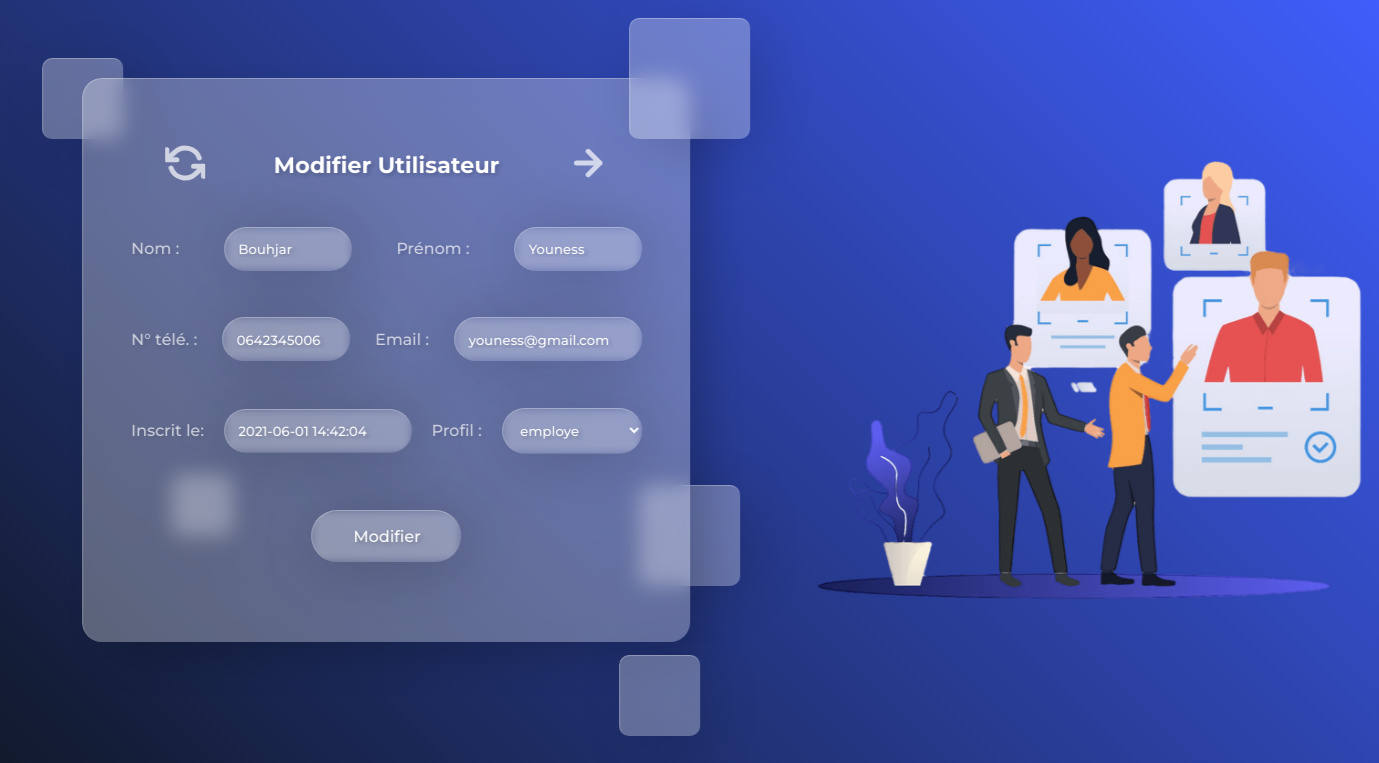
Screenshot of /Personne/modifierUtilisateur.php?id-utilisateur=2 with the database file from the repository.
### tables this page shows
CREATE TABLE `utilisateurs` (
  `ID_UTILISATEUR` int(11) NOT NULL,
  `ID_PROFIL` int(11) NOT NULL,
  `NOM` varchar(30) DEFAULT NULL,
  `PRENOM` varchar(30) DEFAULT NULL,
  `TELEPHONE` varchar(30) DEFAULT NULL,
  `EMAIL` varchar(40) DEFAULT NULL,
  `MOT_DE_PASSE` varchar(255) DEFAULT NULL,
  `DATE_INSCRIPTION` timestamp NOT NULL DEFAULT current_timestamp()
);

CREATE TABLE `profils` (
  `ID_PROFIL` int(11) NOT NULL,
  `NOM_PROFILE` varchar(30) DEFAULT NULL
);

### Personne/modifierUtilisateur.php (the view, shortened to what this page needs)
<!DOCTYPE html>
<html lang="en">
<head>
  <link rel="stylesheet" href="../css/modifierUtilisateur.css">
</head>
<body>
  <?php
            require_once "cbd.php";
            if(isset($_GET['id-utilisateur'])){
            $id_utilisateur = $_GET['id-utilisateur'];
            }
            $SelectUser = "SELECT * FROM utilisateurs WHERE ID_UTILISATEUR = '$id_utilisateur'";
            $userInfos= mysqli_query($conn,$SelectUser);
            $user = mysqli_fetch_array($userInfos);
            $id_profil = $user['ID_PROFIL'];
            $SelectProfil = "SELECT * FROM profils WHERE ID_PROFIL = '$id_profil'";
            $profilInfos= mysqli_query($conn,$SelectProfil);
            $profil = mysqli_fetch_array($profilInfos);
            ?>
  <div class="container">
    <form action="modifierUtilisateur.php" method="post" enctype="multipart/form-data">
      <p class="title">
      <a href="modifierUtilisateur.php">
      </a>
      <span>Modifier Utilisateur</span>
      <a href="pharmacien.php">
      <svg xmlns="http://www.w3.org/2000/svg" viewBox="0 0 24 24" fill="none" stroke="currentColor" stroke-width="3" stroke-linecap="round" stroke-linejoin="round" class="feather feather-arrow-right"><line x1="5" y1="12" x2="19" y2="12"></line><polyline points="12 5 19 12 12 19"></polyline></svg>
      </a>
    </p>
        <div class="infos__spaceB">
        <span>Nom :</span>
        <input class="mini__input" type="text" name="nom" placeholder="Nom"
          value="<?php echo $user['NOM']; ?>">
        <span class="margin-left">Prénom :</span>
        <input class="mini__input" type="text" name="prenom" placeholder="Prénom"
          value="<?php echo $user['PRENOM']; ?>">
          </div>
        <div class="infos__spaceB">
        <span>N° télé. :</span>
        <input class="mini__input" type="text" name="tele" placeholder="N° téléphone"
          value="<?php echo $user['TELEPHONE']; ?>">
        <span class="margin-left">Email :</span>
        <input class="priceInput" type="text" name="email" placeholder="Email"
          value="<?php echo $user['EMAIL']; ?>">
          </div>
        <div class="infos__spaceB">
        <span>Inscrit le:</span>
        <input class="priceInput" type="text" name="date" placeholder="D. d'inscription"
          value="<?php echo $user['DATE_INSCRIPTION']; ?>">
        <span class="margin-left">Profil :</span>
        <select name="profil">
          <option value="<?php echo $profil['ID_PROFIL'] ?>"><?php echo $profil['NOM_PROFILE'] ?></option>
        </select>
          </div>
          <input type="submit" name="modifier" value="Modifier"><br>
      <img src="../images/editProfils.jpg" alt="Produit">
    </form>
    <div class="drops">
      <div class="drop drop-1"></div>
      <div class="drop drop-2"></div>
      <div class="drop drop-4"></div>
      <div class="drop drop-5"></div>
    </div>
  </div>
</body>
</html>

### css/modifierUtilisateur.css (style rules this page uses)
body { background: linear-gradient(45deg, #101827, #3f5efb); font-family: "Montserrat", sans-serif; overflow-x: hidden; height: 100vh; }
.container { margin: 70px 0; position: absolute; transform: translate(-50%); display: flex; align-items: center; left: 28%; padding-bottom: 8vh; }
form { background: rgba(255, 255, 255, 0.3); border-radius: 20px; border-left: 1px solid rgba(255, 255, 255, 0.3); border-top: 1px solid rgba(255, 255, 255, 0.3); -webkit-backdrop-filter: blur(10px); backdrop-filter: blur(10px); box-shadow: 20px 20px 40px -6px rgba(0, 0, 0, 0.2); text-align: center; position: relative; transition: all 0.2s ease-in-out; padding: 3em; }
form .title span, form .input__title, form span { font-weight: 500; color: #fff; opacity: 0.7; font-size: 1.4rem; margin-top: 0; margin-bottom: 30px; text-shadow: 2px 2px 4px rgba(0, 0, 0, 0.2); }
form .title { color: #fff; display: flex; align-items: center; justify-content: space-around; margin-bottom: 40px; }
form .title span { margin: 0; font-size: 1.4rem; font-weight: bold; opacity: 1; display: flex; align-items: center; }
form .title a { text-decoration: none; color: white; cursor: pointer; }
form .title a svg { width: 40px; height: 40px; transform: scale(1); opacity: 0.7; transition: all 200ms ease-in-out; }
form input, form select, form textarea, form label { background: transparent; width: 450px; padding: 1em; margin-bottom: 2em; border: none; border-left: 1px solid rgba(255, 255, 255, 0.3); border-top: 1px solid rgba(255, 255, 255, 0.3); border-radius: 5000px; -webkit-backdrop-filter: blur(5px); backdrop-filter: blur(5px); box-shadow: 4px 4px 60px rgba(0, 0, 0, 0.2); color: #fff; font-family: Montserrat, sans-serif; font-weight: 500; transition: all 0.2s ease-in-out; text-shadow: 2px 2px 4px rgba(0, 0, 0, 0.2); }
form span { margin: 0; margin-right: 20px; color: white; font-size: 1rem; }
form .priceInput { width: 160px; }
form .mini__input { width: 100px; }
form select { width: 140px; }
.margin-left { margin-left: 20px; }
form input[type="submit"] { margin-top: 10px; width: 150px; font-size: 1rem; }
form input[type="submit"]:hover, form select { cursor: pointer; }
img { position: absolute; top: 50%; left: 160%; width: 730px; transform: translate(-50%, -50%); }
::placeholder { font-family: Montserrat, sans-serif; font-weight: 400; color: #fff; text-shadow: 2px 2px 4px rgba(0, 0, 0, 0.4); }
.infos__spaceB { display: flex; justify-content: space-between; align-items: baseline; margin-bottom: 20px; }
.drop { background: rgba(255, 255, 255, 0.3); -webkit-backdrop-filter: blur(10px); backdrop-filter: blur(10px); border-radius: 10px; border-left: 1px solid rgba(255, 255, 255, 0.3); border-top: 1px solid rgba(255, 255, 255, 0.3); box-shadow: 10px 10px 60px -8px rgba(0, 0, 0, 0.2); position: absolute; transition: all 0.2s ease; }
.drop-1 { height: 80px; width: 80px; top: -20px; left: -40px; z-index: -1; }
.drop-2 { height: 80px; width: 80px; bottom: -30px; right: -10px; }
.drop-4 { height: 120px; width: 120px; top: -60px; right: -60px; }
.drop-5 { height: 60px; width: 60px; bottom: 170px; left: 90px; z-index: -1; }
a, input:focus, select:focus, textarea:focus, submit:focus { outline: none; }

### rows the page displays
utilisateurs: nom "Bouhjar", prenom "Youness", tele "0642345006", email "youness@gmail.com", date "2021-06-01 14:42:04"
profils: profil "employe"
